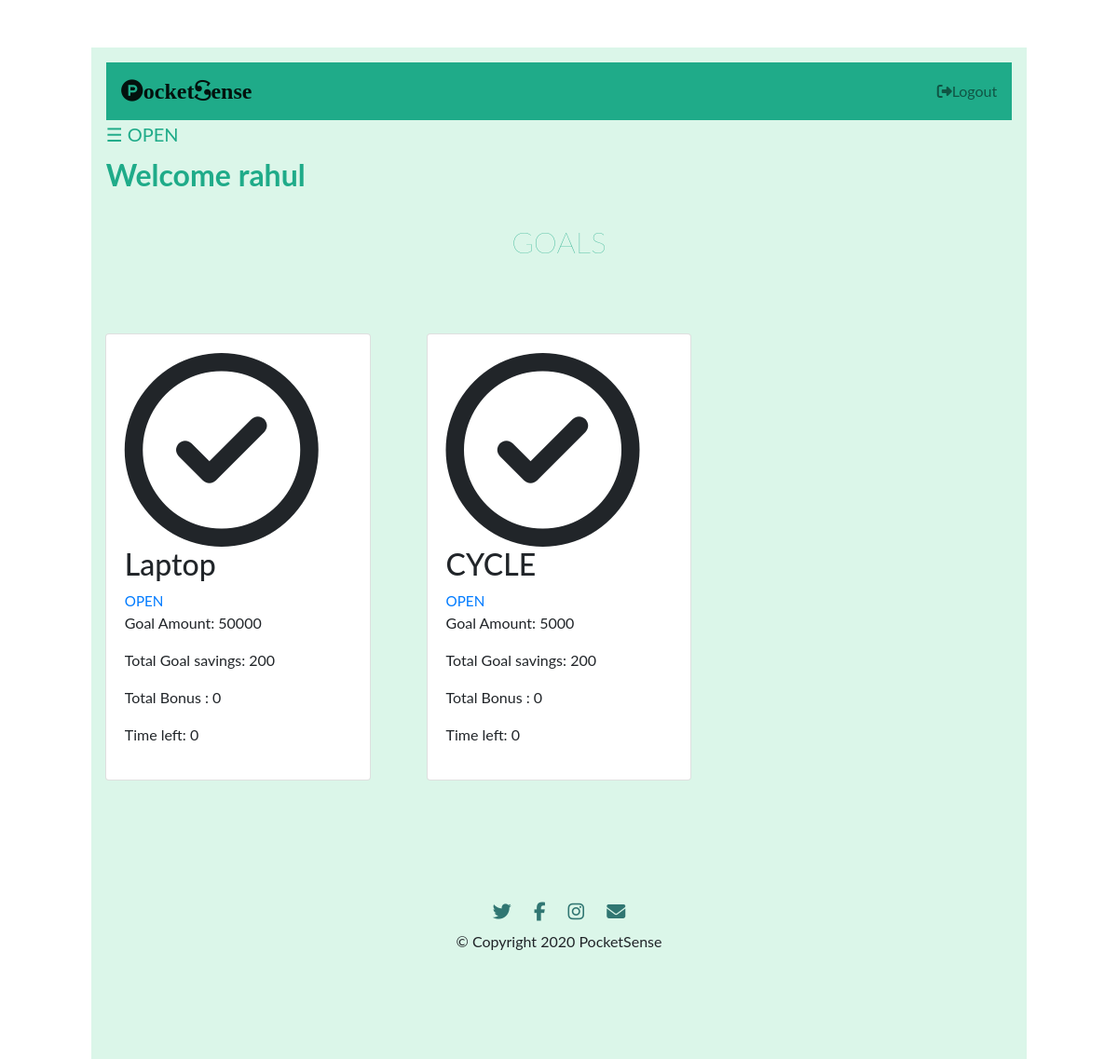
/task/index (signed in), run on an earlier commit of the app's database.
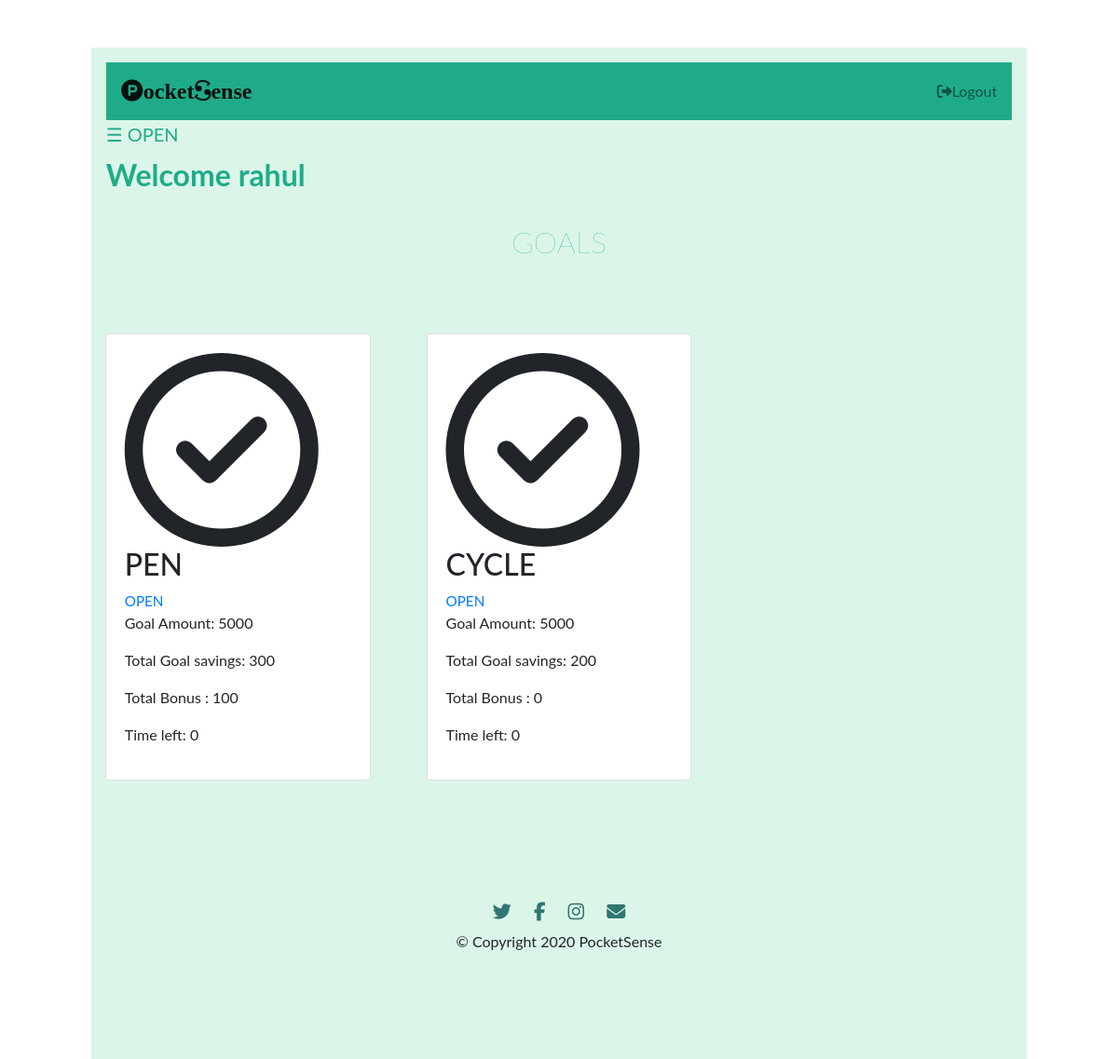
And on a later commit of the database.
### tables this page shows
CREATE TABLE parent(
	parent_id INTEGER PRIMARY KEY AUTOINCREMENT,
	parent_username TEXT UNIQUE NOT NULL,
	parent_email TEXT UNIQUE NOT NULL,
	parent_password TEXT NOT NULL
);

CREATE TABLE goal(
	goal_id INTEGER PRIMARY KEY AUTOINCREMENT,
	author_id INTEGER ,
	task_author INTEGER,

	goal_name TEXT UNIQUE ,
	income_amt INTEGER ,
	goal_amt INTEGER ,
	goal_saving INTEGER,

	fix_saving_amt INTEGER,
	saving_amt INTEGER ,
	emergency_amt INTEGER ,
	
	bonus INTEGER ,
    time_left INTEGER ,
	personal_amt INTEGER ,
	counter INTEGER,

	created TIMESTAMP DEFAULT CURRENT_TIMESTAMP,


	task_name  TEXT,

	task_amt INTEGER,
	task_count INTEGER,
	
	FOREIGN KEY (author_id) REFERENCES child (child_id),
	
	FOREIGN KEY (task_author) REFERENCES parent (parent_id)

);

### fin/task.py (the view)
@bp.route('/index' ,  methods = ('GET' , 'POST'))
@parent_login_required
def index():
    db = get_db()
    goals = db.execute(
        'SELECT go.goal_id , child_username , goal_amt , goal_name , saving_amt , bonus , time_left , author_id , goal_saving'
        ' FROM goal go JOIN child u ON go.author_id = u.child_id'
        ' ORDER BY created DESC'
    ).fetchall()
    return render_template('task/index.html', goals=goals)

### fin/auth.py (called while the page is built)
@bp.before_app_request
def load_logged_in_parent():
    parent_id = session.get('parent_id')
    if parent_id is None:
        g.parent = None
    else:
        g.parent = get_db().execute(
            'SELECT * FROM parent WHERE parent_id = ?', (parent_id,)
        ).fetchone()

def parent_login_required(view):
    @functools.wraps(view)
    def wrapped_view(**kwargs):
        if g.parent is None:
            return redirect(url_for('auth.parent_login'))
        return view(**kwargs)
    return wrapped_view

@bp.before_app_request
def load_logged_in_child():
    child_id = session.get('child_id')
    if child_id is None:
        g.child = None
    else:
        g.child = get_db().execute(
            'SELECT * FROM child WHERE child_id = ?', (child_id,)
        ).fetchone()

### fin/db.py (called while the page is built)
def get_db():
	if 'db' not in g:
		g.db = sqlite3.connect( current_app.config['DATABASE'] , detect_types=sqlite3.PARSE_DECLTYPES)
		g.db.row_factory = sqlite3.Row
	return g.db

### fin/templates/task/index.html (shortened to what this page needs)
<!DOCTYPE html>
<html>
<head>
  <link rel="stylesheet" href="https://stackpath.bootstrapcdn.com/bootstrap/4.5.0/css/bootstrap.min.css">
<link rel="stylesheet" href="{{ url_for('static', filename='account.css') }}">
</head>
<body>
  <section id="main">
  <div class="container-fluid">
    <section id="first">
      <div id="main">
        <nav class="navbar navbar-light" style="background-color: #1fab89;">
          <a class="navbar-brand" href=""><i class="fa fa-product-hunt" aria-hidden="true"></i>ocket<i class="fa fa-scribd" aria-hidden="true"></i>ense</a>
          <ul class="navbar-nav ml-auto">
            <li class="nav-item">
              {% if g.parent %}
              <a class="nav-link" href="{{ url_for('auth.parent_logout') }}"><i class="fa fa-sign-out" aria-hidden="true"></i>Logout</a>
              {% endif %}
            </li>
          </ul>
        </nav>
        <span class="op" style="font-size:20px;cursor:pointer" onclick="openNav()">&#9776; OPEN</span>
         {% if g.parent %}
        <h2 class="title">Welcome {{ g.parent['parent_username'] }}</h2>
        {% endif %}
      </div>
    <section id="third">
      <h2 class="title_goal">GOALS</h2>
      <div class="card-deck row">
         {% for goal in goals %}
         {% if g.parent['parent_id'] == goal['author_id'] %}
        <div class="pricing-column col-lg-4 col-md-6">
          <div class="card">
            <div class="card-body">
                 <i class="fa fa-ch fa-check-circle-o" aria-hidden="true"></i>
                <h2>{{ goal['goal_name'] }}</h2>
                 <a style = font-size:95%; class="action" href="{{ url_for('task.display' , id=goal['goal_id'])}}">OPEN</a>
                <p class="price-p">Goal Amount: {{ goal['goal_amt'] }}</p>
                <p class="price-p">Total Goal savings: {{ goal['goal_saving'] }}</p>
                <p class="price-p">Total Bonus : {{ goal['bonus'] }}</p>
                <p class="price-p">Time left: {{ goal['time_left'] }}</p>
            </div>
          </div>
        </div>
           {% endif %}
            {% endfor %}
      </div>
    </section>
    <footer id="footer">
      <a href="https://twitter.com/account/access"><i class="fa fa-twitter footer-ic fa-lg" aria-hidden="true"></i></a>
      <a href="https://twitter.com/account/access"><i class="fa fa-facebook footer-ic fa-lg " aria-hidden="true"></i></a>
      <a href="https://twitter.com/account/access"><i class="fa fa-instagram footer-ic fa-lg" aria-hidden="true"></i></a>
      <a href="https://twitter.com/account/access"><i class="fa fa-envelope footer-ic fa-lg" aria-hidden="true"></i></a>
      <p class="f-p">© Copyright 2020 PocketSense</p>
    </footer>
  </div>
</section>
</body>
</html>

### fin/static/account.css (style rules this page uses)
body { font-family: "Lato", sans-serif; transition: background-color .5s; }
.container-fluid { padding: 3% 7% 3%; }
.navbar-brand { font-family: "Ubuntu"; font-size: 1.5rem; font-weight: bold; color: #1fab89; }
.title { font-weight: bold; color:#1fab89; padding-top: 1%; }
.title_goal { font-weight: lighter; text-align: center; color:#1fab89; padding-top: 1%; padding-bottom: 50px; }
.op { color: #1fab89; padding-top: 3%; padding-bottom: 100%; }
.card { margin: 0 auto; float: none; }
.fa-ch { text-align: center; margin: auto; font-size: 13em !important; }
.card-deck { padding-top: 20px; }
#first { background-color: #dbf6e9; padding-bottom: 50px; }
#third { background-color: #dbf6e9; padding-bottom: 50px; margin: auto; }
#main { transition: margin-left .5s; padding: 16px; }
#footer { text-align: center; background-color: #dbf6e9; padding: 7% 15% }
.footer-ic { margin: 20px 10px; color: #307672; }

What changed in the data, as far as the page shows it:
removed goal: goal_name "Laptop", goal_amt "50000", goal_saving "200", bonus "0", time_left "0"
added goal: goal_name "PEN", goal_amt "5000", goal_saving "300", bonus "100", time_left "0"
